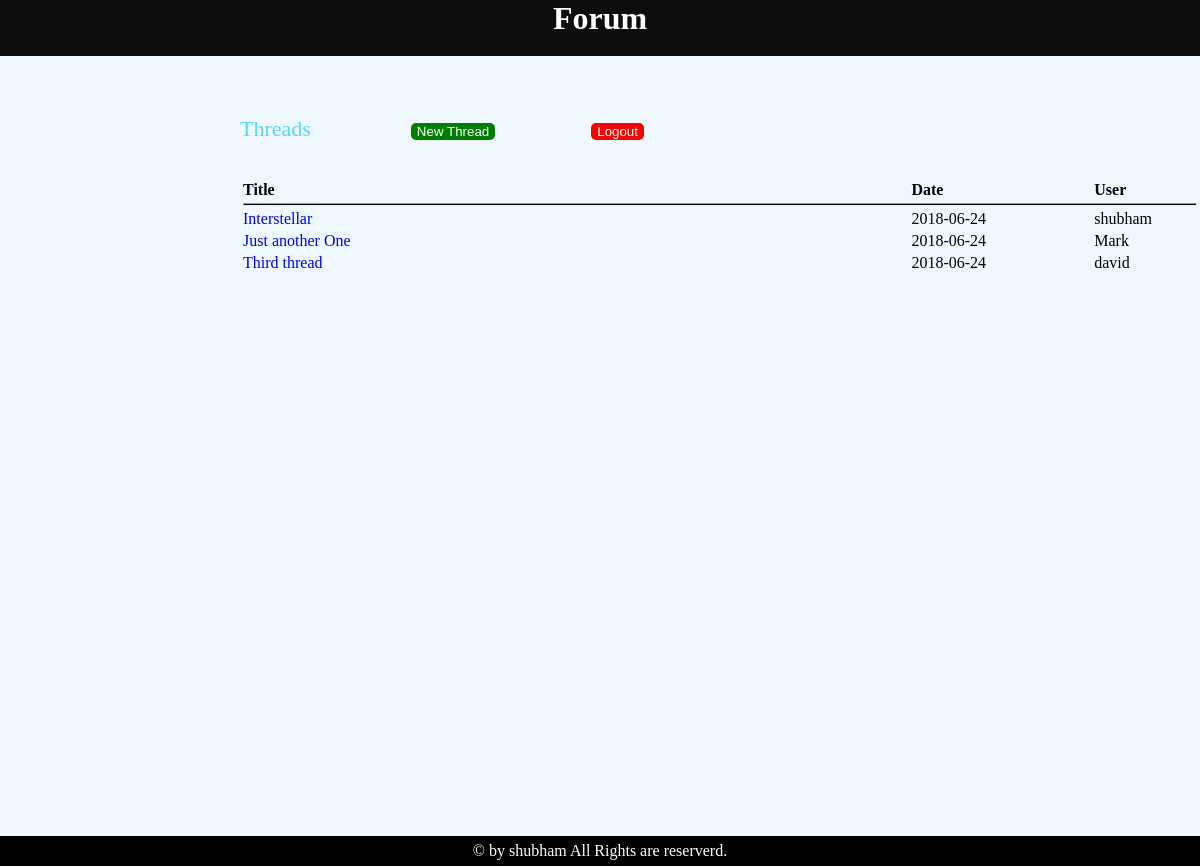
/index (signed in), run on the app's committed database.
### forum_setup.py (models this page shows)
class Post(Base):
	__tablename__ ='post'
	id = Column(Integer,primary_key=True)
	title = Column(String(100), nullable=False)
	content = Column(String(1000), nullable=False)
	date = Column(DateTime,default=datetime.datetime.now() )
	user_id = Column(String,ForeignKey('user.email'))
        user_name = Column(String(100),ForeignKey('user.username'))
	user = relationship('User', foreign_keys=[user_id])
        post = relationship('User', foreign_keys=[user_name])

### forum.py (the view)
@app.route('/',methods =['POST','GET'])
@app.route('/index',methods =['POST','GET'])
def Index():
    if 'email' in session:
        sess = DBSession()
        posts = sess.query(Post).all()
        return render_template('forum.html',posts=posts)
    return redirect(url_for('login'))

### templates/forum.html (shortened to what this page needs)
<html>
<head>
<link rel="stylesheet" href="{{url_for('static',filename='style.css')}}">
</head>
<body>
<div class="header">
<h1 style="color: white;text-align: center ">Forum</h1>
</div>
<div class="content">
<div style="margin-left: 20%;margin-top: 5%">
    <span style="color: #55dafd;font-size: 22px;font-weight: 400">Threads</span>&nbsp;&nbsp;&nbsp;&nbsp;&nbsp;&nbsp;&nbsp;&nbsp;&nbsp;&nbsp;&nbsp;&nbsp;&nbsp;&nbsp;&nbsp;&nbsp;&nbsp;&nbsp;&nbsp;&nbsp;&nbsp;&nbsp;&nbsp;&nbsp;
    <a href="{{url_for('Newthread')}}"><button style="color: white;background-color: green;border:none;border-radius: 5px" >New Thread</button></a><a href="{{url_for('logout')}}"><button style="color: white;background-color: red;border:none;border-radius: 5px" >Logout</button></a><br><br><br>
<table align="center"  width="100%" >
    <tr>
        <td class="title"><b>Title</b></td>
        <td class="date"><b>Date</b></td>
        <td class="user"><b>User</b></td>
    </tr>
    <tr>
        <td colspan="3"><hr style="height: 1px;background-color: black"></td>
    </tr>
    {% if posts %}
    {% for i in posts %}
    <tr>
        <td><a href="{{url_for('Viewpost',post_id=i.id)}}">{{i.title}}</a></td>
        <td>{{i.date.date()}}</td>
        <td>{{i.user_name}}</td>
    </tr>
    {% endfor %}
    {% endif %}
</table>
</div>
</div>
<div class="footer">
<p style="color: white;text-align: center;">&copy; by shubham  All Rights are reserverd.</p>
</div>
</body>
</html>

### static/style.css (style rules this page uses)
* { margin: 0; }
body { margin: 0; width: 100%; }
.header { margin-top: 0; background-color: #0d0d0d; width: 100%; height: 7%; }
body { background-color:aliceblue; }
.footer { position:relative; width: 100%; bottom: 0; left: 0; height: 30px; background-color:black; color: white; line-height:30px; }
.content { width: 100%; min-height: calc(90vh); }
.title { width: 70%; }
.date { width: 19%; }
.user { width: 11%; }
a { text-decoration: none; }

### data on the page
Post: title "Interstellar", date "2018-06-24", user_name "shubham"
Post: title "Just another One", date "2018-06-24", user_name "Mark"
Post: title "Third thread", date "2018-06-24", user_name "david"
